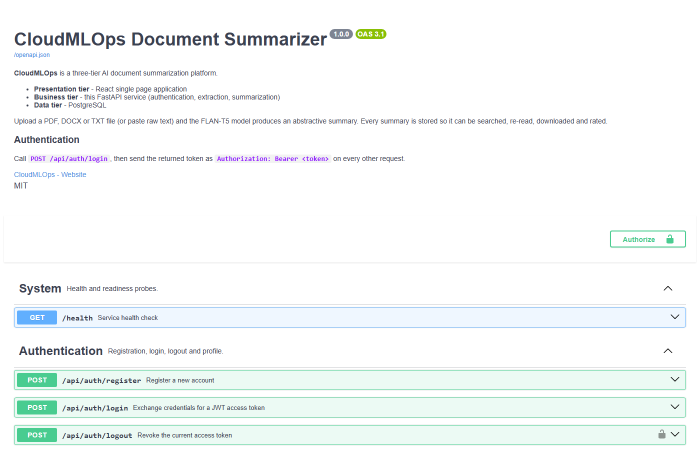
#> input picture docs/presentation_assets/03_swagger_docs.png, 1400 x 900 px (shown at 1/2 size)
$ python generate_ppt_illustrations.py
#> lines starting #> are read from the running program, lines starting #| are printed output that depends on the picture
"""Flat illustration PNGs for the presentation (Pillow-drawn, royalty-free)."""

from __future__ import annotations

import math
import textwrap
from pathlib import Path

from PIL import Image, ImageDraw, ImageFilter, ImageFont, ImageOps

# Inner viewport for title-slide phone frames (portrait)
PHONE_INNER = (352, 740)

# CloudMLOps design tokens (from frontend/src/index.css)
C_BG = (8, 11, 22)
C_SURFACE = (19, 26, 46)
C_SURFACE2 = (24, 33, 64)
C_BORDER = (35, 45, 77)
C_TEXT = (238, 242, 255)
C_MUTED = (152, 163, 199)
C_BRAND = (99, 102, 241)
C_BRAND_DARK = (79, 70, 229)
C_ACCENT = (34, 211, 238)
C_SUCCESS = (52, 211, 153)

PIPELINE = (
    "Upload PDF, DOCX, or TXT — or paste text",
    "FastAPI extracts text and picks a strategy",
    "FLAN-T5 / extractive summary on AWS",
    "PostgreSQL stores history, search, and ratings",
)
STACK = ("React", "FastAPI", "PostgreSQL", "FLAN-T5", "Docker", "AWS")

OUT = Path(__file__).resolve().parents[1] / "docs" / "presentation_assets" / "illustrations"
SIZE = 640


def _new_canvas(bg=(244, 247, 251)) -> Image.Image:
    img = Image.new("RGBA", (SIZE, SIZE), bg + (255,))
    return img


def thinking() -> None:
    img = _new_canvas()
    d = ImageDraw.Draw(img)
    d.ellipse((180, 220, 420, 460), fill=(79, 70, 229, 255))
    d.ellipse((150, 180, 330, 360), fill=(6, 182, 212, 255))
    d.ellipse((320, 90, 470, 240), fill=(255, 255, 255, 255), outline=(226, 232, 240), width=4)
    d.ellipse((400, 40, 520, 160), fill=(255, 255, 255, 255), outline=(226, 232, 240), width=4)
    d.ellipse((480, 10, 560, 90), fill=(255, 255, 255, 255), outline=(226, 232, 240), width=4)
    d.rounded_rectangle((250, 480, 390, 530), radius=20, fill=(15, 23, 42, 255))
    d.text((270, 495), "Ideas", fill=(255, 255, 255, 255))
    img.save(OUT / "thinking.png")


def cloud_deploy() -> None:
    img = _new_canvas()
    d = ImageDraw.Draw(img)
    d.ellipse((120, 200, 280, 320), fill=(14, 165, 233, 255))
    d.ellipse((220, 170, 420, 330), fill=(14, 165, 233, 255))
    d.ellipse((360, 210, 520, 340), fill=(14, 165, 233, 255))
    d.rounded_rectangle((230, 340, 410, 470), radius=18, fill=(79, 70, 229, 255))
    d.text((265, 385), "AWS", fill=(255, 255, 255, 255))
    d.line((320, 470, 320, 530), fill=(100, 116, 139), width=6)
    d.rounded_rectangle((260, 530, 380, 590), radius=12, fill=(16, 185, 129, 255))
    img.save(OUT / "cloud.png")


def ai_brain() -> None:
    img = _new_canvas()
    d = ImageDraw.Draw(img)
    d.ellipse((170, 140, 470, 440), fill=(244, 63, 94, 240))
    d.ellipse((210, 180, 430, 400), fill=(255, 255, 255, 255))
    for x, y in ((260, 240), (340, 220), (380, 300), (280, 340), (360, 360)):
        d.ellipse((x, y, x + 40, y + 40), fill=(13, 148, 136, 255))
    d.text((250, 470), "FLAN-T5 + Extractive", fill=(30, 41, 59, 255))
    img.save(OUT / "ai_brain.png")


def documents() -> None:
    img = _new_canvas()
    d = ImageDraw.Draw(img)
    for i, col in enumerate(((124, 58, 237), (6, 182, 212), (245, 158, 11))):
        x = 160 + i * 70
        d.rounded_rectangle((x, 180 + i * 20, x + 180, 480 + i * 20), radius=16, fill=col + (255,))
        d.line((x + 30, 240 + i * 20, x + 140, 240 + i * 20), fill=(255, 255, 255), width=4)
        d.line((x + 30, 280 + i * 20, x + 120, 280 + i * 20), fill=(255, 255, 255), width=4)
    d.text((200, 520), "PDF  DOCX  TXT", fill=(30, 41, 59, 255))
    img.save(OUT / "documents.png")


def teamwork() -> None:
    img = _new_canvas()
    d = ImageDraw.Draw(img)
    for x, c in ((200, (79, 70, 229)), (320, (6, 182, 212)), (440, (16, 185, 129))):
        d.ellipse((x, 260, x + 100, 360), fill=c + (255,))
        d.rectangle((x + 20, 360, x + 80, 480), fill=c + (255,))
    d.rounded_rectangle((160, 500, 480, 560), radius=20, fill=(15, 23, 42, 255))
    d.text((210, 518), "User  Admin  DevOps", fill=(255, 255, 255, 255))
    img.save(OUT / "teamwork.png")


def rocket() -> None:
    img = _new_canvas()
    d = ImageDraw.Draw(img)
    d.polygon([(320, 80), (380, 360), (260, 360)], fill=(79, 70, 229, 255))
    d.polygon([(320, 360), (420, 420), (320, 400), (220, 420)], fill=(244, 63, 94, 255))
    d.ellipse((295, 200, 345, 250), fill=(255, 255, 255, 255))
    d.text((250, 460), "Ship to Production", fill=(30, 41, 59, 255))
    img.save(OUT / "rocket.png")


def _font(size: int, *, bold: bool = False) -> ImageFont.FreeTypeFont | ImageFont.ImageFont:
    names = ("segoeuib.ttf", "segoeui.ttf") if bold else ("segoeui.ttf", "arial.ttf")
    for name in names:
        path = Path(r"C:\Windows\Fonts") / name
        if path.is_file():
            return ImageFont.truetype(str(path), size)
    return ImageFont.load_default()


def _text_width(draw: ImageDraw.ImageDraw, text: str, font) -> int:
    return int(draw.textlength(text, font=font))


def _draw_wrapped(
    draw: ImageDraw.ImageDraw,
    xy: tuple[int, int],
    text: str,
    font,
    fill: tuple[int, int, int],
    max_width: int,
    spacing: int = 6,
) -> int:
    """Draw wrapped text; return y after last line."""
    x, y = xy
    avg = max(12, _text_width(draw, "abcdefghijklmnopqrstuvwxyz", font) // 26)
    chars = max(18, max_width // avg)
    for para in text.split("\n"):
        for line in textwrap.wrap(para, width=chars):
            draw.text((x, y), line, fill=fill, font=font)
            y += font.size + spacing
        y += 4
    return y


def _mobile_bg(size: tuple[int, int]) -> Image.Image:
    w, h = size
    base = Image.new("RGBA", size, C_BG + (255,))
    glow = Image.new("RGBA", size, (0, 0, 0, 0))
    gd = ImageDraw.Draw(glow)
    gd.ellipse((-80, -60, 220, 180), fill=(99, 102, 241, 55))
    gd.ellipse((w - 180, 40, w + 60, 280), fill=(34, 211, 238, 35))
    base.alpha_composite(glow)
    return base.convert("RGB")


def render_mobile_capabilities() -> Image.Image:
    """What CloudMLOps does — mobile layout (auth aside content)."""
    w, h = PHONE_INNER
    img = _mobile_bg((w, h))
    draw = ImageDraw.Draw(img)
    pad = 18
    y = 52

    draw.rounded_rectangle((pad, y, pad + 34, y + 34), radius=9, fill=C_BRAND)
    draw.text((pad + 11, y + 8), "CM", fill=C_TEXT, font=_font(13, bold=True))
    draw.text((pad + 44, y + 4), "CloudMLOps", fill=C_TEXT, font=_font(15, bold=True))
    draw.text((pad + 44, y + 22), "Document AI", fill=C_MUTED, font=_font(10))
    y += 48

    y = _draw_wrapped(
        draw,
        (pad, y),
        "Turn long documents into short answers.",
        _font(20, bold=True),
        C_TEXT,
        w - pad * 2,
        spacing=4,
    )
    y += 6
    y = _draw_wrapped(
        draw,
        (pad, y),
        "React UI, FastAPI + FLAN-T5, PostgreSQL on AWS App Runner.",
        _font(11),
        C_MUTED,
        w - pad * 2,
    )
    y += 14

    for i, step in enumerate(PIPELINE, start=1):
        box_h = 52
        draw.rounded_rectangle((pad, y, w - pad, y + box_h), radius=10, fill=C_SURFACE, outline=C_BORDER)
        draw.rounded_rectangle((pad + 10, y + 14, pad + 34, y + 38), radius=7, fill=(99, 102, 241, 36))
        draw.text((pad + 18, y + 18), str(i), fill=(165, 180, 252), font=_font(11, bold=True))
        _draw_wrapped(draw, (pad + 42, y + 10), step, _font(10), C_TEXT, w - pad * 2 - 44, spacing=3)
        y += box_h + 8

    y += 4
    chip_x = pad
    for label in STACK:
        tw = _text_width(draw, label, _font(9)) + 16
        if chip_x + tw > w - pad:
            chip_x = pad
            y += 26
        draw.rounded_rectangle((chip_x, y, chip_x + tw, y + 22), radius=11, fill=C_SURFACE2, outline=C_BORDER)
        draw.text((chip_x + 8, y + 5), label, fill=C_MUTED, font=_font(9))
        chip_x += tw + 6

    return img


def render_mobile_summarize() -> Image.Image:
    """Summarize workflow + sample result — mobile layout."""
    w, h = PHONE_INNER
    img = _mobile_bg((w, h))
    draw = ImageDraw.Draw(img)
    pad = 16
    y = 48

    draw.text((pad, y), "SUMMARIZE", fill=C_ACCENT, font=_font(9, bold=True))
    y += 16
    draw.text((pad, y), "Generate a summary", fill=C_TEXT, font=_font(18, bold=True))
    y += 26
    y = _draw_wrapped(
        draw,
        (pad, y),
        "Upload or paste text, pick length, save to history.",
        _font(10),
        C_MUTED,
        w - pad * 2,
    )
    y += 12

    card_x2 = w - pad
    draw.rounded_rectangle((pad, y, card_x2, y + 248), radius=14, fill=C_SURFACE, outline=C_BORDER)

    cy = y + 14
    draw.text((pad + 12, cy), "1. Choose your source", fill=C_TEXT, font=_font(12, bold=True))
    cy += 28
    seg_w = (card_x2 - pad - 24) // 2
    draw.rounded_rectangle((pad + 12, cy, pad + 12 + seg_w, cy + 30), radius=8, fill=C_SURFACE2)
    draw.rounded_rectangle((pad + 12 + seg_w, cy, pad + 12 + seg_w * 2, cy + 30), radius=8, fill=C_BRAND_DARK)
    draw.text((pad + 22, cy + 8), "Paste text", fill=C_MUTED, font=_font(9))
    draw.text((pad + 12 + seg_w + 10, cy + 8), "Upload", fill=C_TEXT, font=_font(9, bold=True))
    cy += 40
    draw.rounded_rectangle((pad + 12, cy, card_x2 - 12, cy + 72), radius=10, outline=C_BORDER, width=2)
    draw.text((pad + 28, cy + 22), "Drop PDF, DOCX, or TXT", fill=C_MUTED, font=_font(10))
    draw.text((pad + 28, cy + 40), "Max 10 MB", fill=C_MUTED, font=_font(9))
    cy += 84
    draw.text((pad + 12, cy), "2. Output length", fill=C_TEXT, font=_font(11, bold=True))
    cy += 22
    for j, (lab, on) in enumerate((("Short", False), ("Medium", True), ("Long", False))):
        bx = pad + 12 + j * 72
        fill = C_BRAND_DARK if on else C_SURFACE2
        draw.rounded_rectangle((bx, cy, bx + 64, cy + 28), radius=8, fill=fill)
        draw.text((bx + 14, cy + 7), lab, fill=C_TEXT if on else C_MUTED, font=_font(9))
    cy += 38
    draw.rounded_rectangle((pad + 12, cy, card_x2 - 12, cy + 36), radius=10, fill=C_BRAND_DARK)
    draw.text((pad + 72, cy + 10), "Generate summary", fill=C_TEXT, font=_font(11, bold=True))

    y += 258
    draw.rounded_rectangle((pad, y, card_x2, h - pad - 8), radius=14, fill=C_SURFACE, outline=C_BORDER)
    draw.text((pad + 12, y + 12), "Generated summary", fill=C_TEXT, font=_font(12, bold=True))
    draw.rounded_rectangle((card_x2 - 118, y + 10, card_x2 - 12, y + 30), radius=8, fill=(52, 211, 153, 40))
    draw.text((card_x2 - 108, y + 14), "Saved", fill=C_SUCCESS, font=_font(8, bold=True))
    sample = (
        "The platform ingests documents, extracts text via FastAPI, applies extractive or "
        "FLAN-T5 summarization, and persists results in PostgreSQL for search and ratings."
    )
    _draw_wrapped(draw, (pad + 12, y + 38), sample, _font(10), C_TEXT, w - pad * 2 - 24, spacing=5)
    draw.text((pad + 12, h - pad - 28), "AWS App Runner  ·  extractive on prod", fill=C_MUTED, font=_font(8))

    return img


def phone_mockup(screen_src: Path, output: Path, *, body=(20, 27, 45)) -> None:
    """Phone frame with shadow + notch; screen is pre-sized mobile UI."""
    w, h = 440, 860
    inner_w, inner_h = PHONE_INNER
    pad = 36
    shadow = Image.new("RGBA", (w + 48, h + 48), (0, 0, 0, 0))
    sd = ImageDraw.Draw(shadow)
    sd.rounded_rectangle((pad + 8, pad + 14, w + pad - 8, h + pad - 6), radius=52, fill=(0, 0, 0, 90))
    shadow = shadow.filter(ImageFilter.GaussianBlur(14))

    canvas = Image.new("RGBA", (w + pad * 2, h + pad * 2), (0, 0, 0, 0))
    canvas.alpha_composite(shadow)
    draw = ImageDraw.Draw(canvas)
    ox, oy = pad, pad
    draw.rounded_rectangle((ox + 24, oy + 16, ox + w - 24, oy + h - 16), radius=50, fill=body + (255,))
    sx, sy = ox + 44, oy + 72
    draw.rounded_rectangle((sx, sy, sx + inner_w, sy + inner_h), radius=4, fill=(8, 12, 22, 255))
    if screen_src.is_file():
        screen = Image.open(screen_src).convert("RGB")
        if screen.size != (inner_w, inner_h):
            screen = screen.resize((inner_w, inner_h), Image.Resampling.LANCZOS)
        canvas.paste(screen, (sx, sy))
    cx = ox + w // 2
    draw.rounded_rectangle((cx - 52, oy + 28, cx + 52, oy + 52), radius=14, fill=(12, 18, 30, 255))
    output.parent.mkdir(parents=True, exist_ok=True)
    canvas.save(output)


def build_phone_mockups(assets_dir: Path) -> None:
    assets_dir.mkdir(parents=True, exist_ok=True)
    cap = assets_dir / "_phone_screen_capabilities.png"
    summ = assets_dir / "_phone_screen_summarize.png"
    render_mobile_capabilities().save(cap)
    render_mobile_summarize().save(summ)
    phone_mockup(cap, assets_dir / "phone_app.png")
    phone_mockup(summ, assets_dir / "phone_docs.png")


def _browser_card(
    screenshot: Path,
    width: int,
    height: int,
    *,
    url: str = "cloudmlops.app",
) -> Image.Image:
    """Flat browser window with real screenshot (title slide)."""
    chrome = 46
    card = Image.new("RGBA", (width, height), (0, 0, 0, 0))
    draw = ImageDraw.Draw(card)
    draw.rounded_rectangle((0, 0, width - 1, height - 1), radius=18, fill=(255, 255, 255, 255))
    draw.rectangle((0, chrome - 6, width, chrome + 4), fill=(30, 41, 59, 255))
    draw.rounded_rectangle((0, 0, width - 1, chrome + 8), radius=18, fill=(30, 41, 59, 255))
    for cx, col in ((16, (239, 68, 68)), (36, (250, 204, 21)), (56, (34, 197, 94))):
        draw.ellipse((cx, 14, cx + 16, 30), fill=col + (255,))
    draw.rounded_rectangle((88, 12, width - 16, 34), radius=8, fill=(51, 65, 85, 255))
    draw.text((98, 16), url, fill=(148, 163, 184, 255))
    inner_w, inner_h = width - 16, height - chrome - 16
    if screenshot.is_file():
        shot = ImageOps.fit(Image.open(screenshot).convert("RGB"), (inner_w, inner_h))
    else:
        shot = Image.new("RGB", (inner_w, inner_h), (241, 245, 249))
        ImageDraw.Draw(shot).text((24, inner_h // 2 - 10), "CloudMLOps", fill=(30, 41, 59))
    card.paste(shot, (8, chrome + 8))
    return card


def _card_shadow(size: tuple[int, int], *, blur: int = 22, alpha: int = 110) -> Image.Image:
    w, h = size
    sh = Image.new("RGBA", (w + 80, h + 80), (0, 0, 0, 0))
    sd = ImageDraw.Draw(sh)
    sd.rounded_rectangle((36, 44, w + 36, h + 44), radius=22, fill=(0, 0, 0, alpha))
    return sh.filter(ImageFilter.GaussianBlur(blur))


def _blit_rotated_card(
    canvas: Image.Image,
    card: Image.Image,
    xy: tuple[int, int],
    angle: float,
    *,
    scale: float = 1.0,
) -> None:
    if scale != 1.0:
        nw, nh = int(card.width * scale), int(card.height * scale)
        card = card.resize((nw, nh), Image.Resampling.LANCZOS)
    shadow = _card_shadow(card.size)
    canvas.alpha_composite(shadow, (xy[0] - 28, xy[1] - 18))
    rotated = card.rotate(angle, expand=True, resample=Image.Resampling.BICUBIC)
    canvas.alpha_composite(rotated, xy)


def _render_title_collage(
    assets_dir: Path,
    *,
    pulse_t: float = 0.0,
    card_drift: float = 0.0,
) -> Image.Image:
    """Layered browser frames + MLOps pipeline icons (title slide)."""
    w, h = 1280, 700
    canvas = Image.new("RGBA", (w, h), (0, 0, 0, 0))
    draw = ImageDraw.Draw(canvas)

    # Soft accent blobs (transparent — sits on navy slide)
    for cx, cy, r, col in ((900, 220, 200, (6, 182, 212)), (640, 380, 160, (124, 58, 237))):
        for rr in range(r, 0, -6):
            a = int(35 * (1 - rr / r))
            draw.ellipse((cx - rr, cy - rr, cx + rr, cy + rr), fill=col + (a,))

    app = assets_dir / "01_aws_app.png"
    api = assets_dir / "03_swagger_docs.png"
    ill = assets_dir / "illustrations"

    drift_y = int(math.sin(card_drift) * 6)
    back = _browser_card(api, 500, 310, url="api.awsapprunner.com/docs")
    front = _browser_card(app, 640, 400, url="asqmhsdwfs.awsapprunner.com")
    _blit_rotated_card(canvas, back, (520, 70 + drift_y), -11, scale=0.82)
    _blit_rotated_card(canvas, front, (280, 30 + drift_y), 7, scale=1.0)

    # Pipeline strip
    draw.rounded_rectangle((40, 520, w - 40, 660), radius=24, fill=(30, 41, 59, 180))
    draw.line((200, 590, 1080, 590), fill=(71, 85, 105, 255), width=3)
    pulse_x = int(120 + pulse_t * (960 - 120)) if pulse_t >= 0 else None
    for fname, cx, label in (
        ("documents.png", 150, "Ingest"),
        ("ai_brain.png", 640, "Summarize"),
        ("cloud.png", 1130, "Deploy"),
    ):
        glow = 0
        if pulse_x is not None and abs(pulse_x - cx) < 70:
            glow = int(50 * (1 - abs(pulse_x - cx) / 70))
        draw.ellipse((cx - 62 - glow // 3, 528 - glow // 3, cx + 62 + glow // 3, 652 + glow // 3), fill=(13, 148, 136, 35 + glow))
        ip = ill / fname
        if ip.is_file():
            icon = Image.open(ip).convert("RGBA")
            icon = icon.resize((100, 100), Image.Resampling.LANCZOS)
            canvas.alpha_composite(icon, (cx - 50, 540))
        draw.text((cx - 42, 648), label, fill=(226, 232, 240, 255))

    if pulse_x is not None:
        draw.ellipse((pulse_x - 10, 578, pulse_x + 10, 598), fill=(6, 182, 212, 255))
        draw.polygon(
            [(pulse_x + 12, 588), (pulse_x + 28, 588), (pulse_x + 20, 582), (pulse_x + 20, 594)],
            fill=(6, 182, 212, 220),
        )

    return canvas


def build_title_collage(assets_dir: Path) -> None:
    assets_dir.mkdir(parents=True, exist_ok=True)
    static = _render_title_collage(assets_dir, pulse_t=-1)
    static.save(assets_dir / "title_collage.png")

    frames: list[Image.Image] = []
    for i in range(40):
        t = i / 40
        drift = t * 2 * math.pi
        frame = _render_title_collage(assets_dir, pulse_t=t, card_drift=drift)
        frames.append(frame.convert("P", palette=Image.Palette.ADAPTIVE, colors=256))

    frames[0].save(
        assets_dir / "title_collage.gif",
        save_all=True,
        append_images=frames[1:],
        duration=85,
        loop=0,
        disposal=2,
    )


# Backward-compatible alias for deck builder imports
def build_title_hero_3d(assets_dir: Path) -> None:
    build_title_collage(assets_dir)


def main() -> None:
    OUT.mkdir(parents=True, exist_ok=True)
    thinking()
    cloud_deploy()
    ai_brain()
    documents()
    teamwork()
    rocket()
    assets = OUT.parent
    build_phone_mockups(assets)
#> in _mobile_bg, `base.alpha_composite(glow)`:
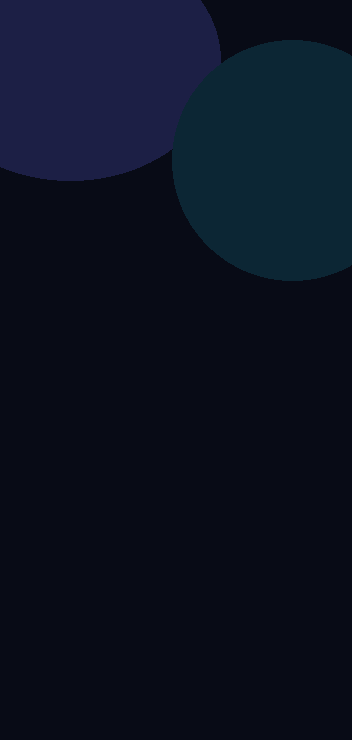
#> base: PIL image 352x740 RGBA; mean R, G, B, A 11.2, 17.4, 32.3, 255
#> in render_mobile_capabilities, `y = _draw_wrapped( draw, (pad, y), "Turn long documents into short ans..`: y = 132
#> in render_mobile_capabilities, `y += 6`: y = 138
#> in render_mobile_capabilities, `y = _draw_wrapped( draw, (pad, y), "React UI, FastAPI + FLAN-T5, Postg..`: y = 190
#> in render_mobile_capabilities, `y += 14`: y = 204
#> the loop in render_mobile_capabilities, `for i, step in enumerate(PIPELINE, start=1):` made 4 passes
#> y on passes 1 to 4: 264, 324, 384, 444
#> after the loop in render_mobile_capabilities, `for i, step in enumerate(PIPELINE, start=1):`: y = 444
#> in render_mobile_capabilities, `y += 4`: y = 448
#> the loop in render_mobile_capabilities, `for label in STACK:` made 6 passes
#> (tw, y, chip_x) on pass 6: (38, 474, 62)
#> after the loop in render_mobile_capabilities, `for label in STACK:`: chip_x = 62; y = 474
#> in build_phone_mockups, `render_mobile_capabilities().save(cap)`:
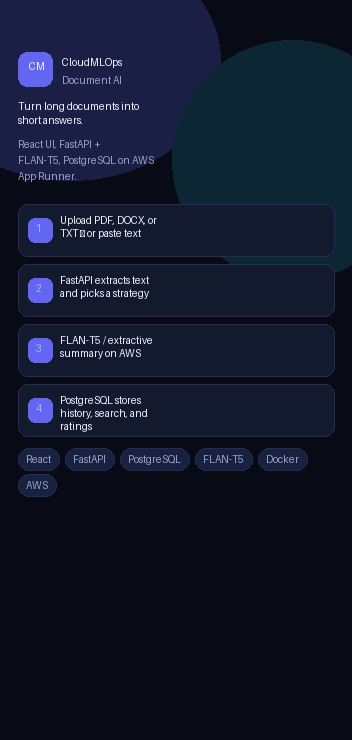
#> saved as _phone_screen_capabilities.png: PIL image 352x740 RGB; mean R, G, B 18, 24.6, 43.8
#> in render_mobile_summarize, `y = _draw_wrapped( draw, (pad, y), "Upload or paste text, pick length,..`: y = 126
#> in render_mobile_summarize, `y += 12`: y = 138
#> in render_mobile_summarize, `cy = y + 14`: cy = 152
#> in render_mobile_summarize, `cy += 28`: cy = 180
#> in render_mobile_summarize, `cy += 40`: cy = 220
#> in render_mobile_summarize, `cy += 84`: cy = 304
#> in render_mobile_summarize, `cy += 22`: cy = 326
#> in render_mobile_summarize, `cy += 38`: cy = 364
#> in render_mobile_summarize, `y += 258`: y = 396
#> in phone_mockup, `shadow = shadow.filter(ImageFilter.GaussianBlur(14))`:
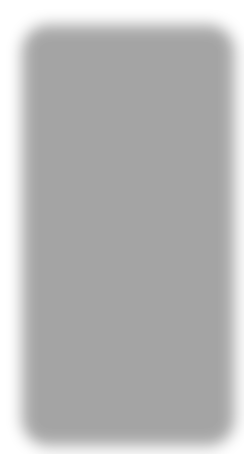
#> shadow: PIL image 488x908 RGBA (shown at 1/2 size); mean R, G, B, A 0, 0, 0, 72; transparent parts drawn white
#> call 2 of phone_mockup, with body = (20, 27, 45)
#> in phone_mockup (call 2), `canvas.paste(screen, (sx, sy))`:
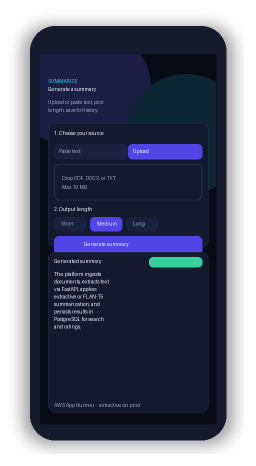
#> canvas: PIL image 512x932 RGBA (shown at 1/2 size); mean R, G, B, A 16.5, 21.7, 39.7, 179.5; transparent parts drawn white
    build_title_collage(assets)
#> call 2 of _browser_card, with width = 640, height = 400, url = 'asqmhsdwfs.awsapprunner.com'
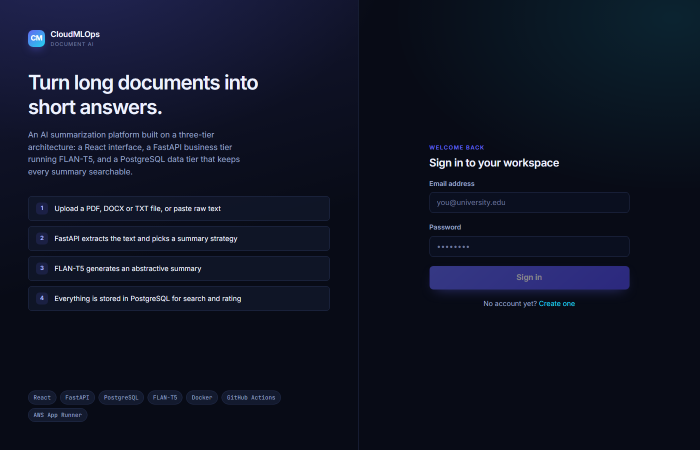
#> input picture docs/presentation_assets/01_aws_app.png, 1400 x 900 px (shown at 1/2 size)
#> in _browser_card (call 2), `shot = ImageOps.fit(Image.open(screenshot).convert("RGB"), (inner_w, i..`:
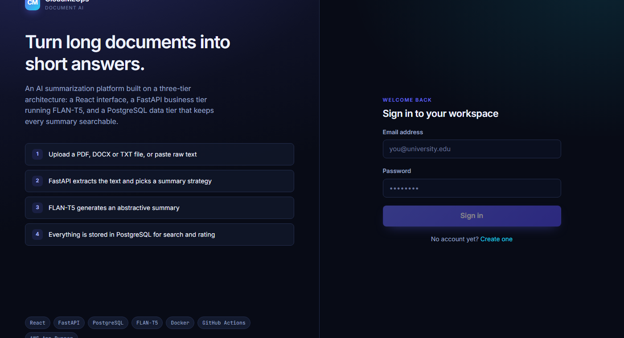
#> shot: PIL image 624x338 RGB; mean R, G, B 16.2, 20.8, 36.9
#> in _card_shadow, `return sh.filter(ImageFilter.GaussianBlur(blur))`:
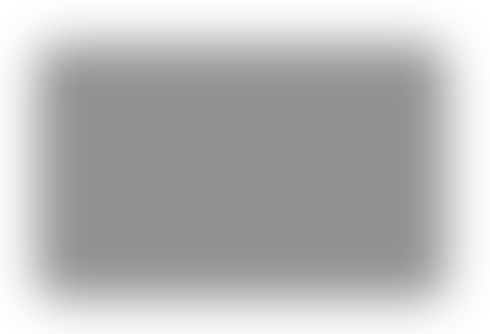
#> returned value: PIL image 490x334 RGBA; mean R, G, B, A 0, 0, 0, 70; transparent parts drawn white
#> (the rest of the program and of its run is left out)
